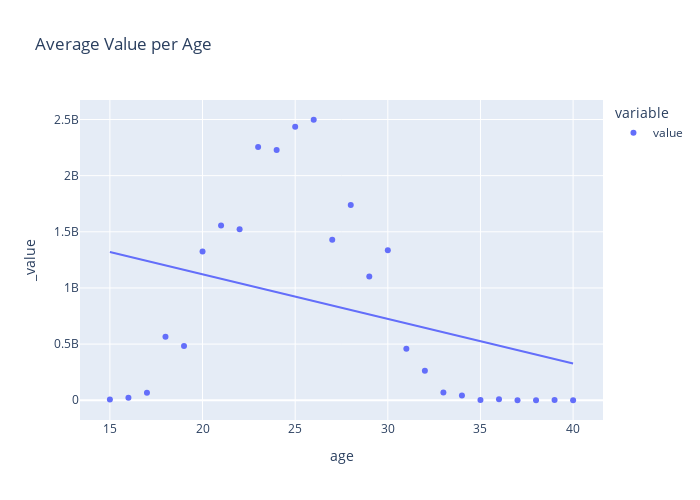

Notebook code for this chart:
### Code cell
# Create scatter plot to show the value of players by age
px.scatter(age_value_df, width=700, height=500,trendline='ols',title='Average Value per Age')

### Figure 1 — Plotly figure (JSON) as saved in the notebook; plotly's stock layout.template omitted (floating-point values rounded to 4 significant figures)
{"data": [{"hovertemplate": "variable=value<br>age=%{x}<br>_value=%{y}<extra></extra>", "legendgroup": "value", "marker": {"color": "#636efa", "symbol": "circle"}, "mode": "markers", "name": "value", "orientation": "v", "showlegend": true, "type": "scatter", "x": [26, 25, 23, 24, 28, 21, 22, 27, 30, 20, 29, 18, 19, 31, 32, 33, 17, 34, 16, 36, 15, 39, 35, 37, 38, 40], "xaxis": "x", "y": [2497790000, 2435640000, 2254495000, 2227905000, 1739285000, 1555360000, 1521615000, 1429055000, 1335930000, 1324375000, 1101710000, 565757500, 483572500, 459215000, 263755000, 68420000, 66207500, 41895000, 23095000, 9390000, 6000000, 2020000, 1450000, 1070000, 205000, 25000], "yaxis": "y"}, {"hovertemplate": "<b>OLS trendline</b><br>_value = -3.96542e+07 * age + 1.91415e+09<br>R<sup>2</sup>=0.115108<br><br>variable=value<br>age=%{x}<br>_value=%{y} <b>(trend)</b><extra></extra>", "legendgroup": "value", "marker": {"color": "#636efa", "symbol": "circle"}, "mode": "lines", "name": "value", "showlegend": false, "type": "scatter", "x": [15, 16, 17, 18, 19, 20, 21, 22, 23, 24, 25, 26, 27, 28, 29, 30, 31, 32, 33, 34, 35, 36, 37, 38, 39, 40], "xaxis": "x", "y": [1319000000.0, 1280000000.0, 1240000000.0, 1200000000.0, 1161000000.0, 1121000000.0, 1081000000.0, 1042000000.0, 1002000000.0, 962500000.0, 922800000.0, 883100000.0, 843500000.0, 803800000.0, 764200000.0, 724500000.0, 684900000.0, 645200000.0, 605600000.0, 565900000.0, 526300000.0, 486600000.0, 446900000.0, 407300000.0, 367600000.0, 328000000.0], "yaxis": "y"}], "layout": {"height": 500, "legend": {"title": {"text": "variable"}, "tracegroupgap": 0}, "title": {"text": "Average Value per Age"}, "width": 700, "xaxis": {"anchor": "y", "domain": [0, 1], "title": {"text": "age"}}, "yaxis": {"anchor": "x", "domain": [0, 1], "title": {"text": "_value"}}}}
